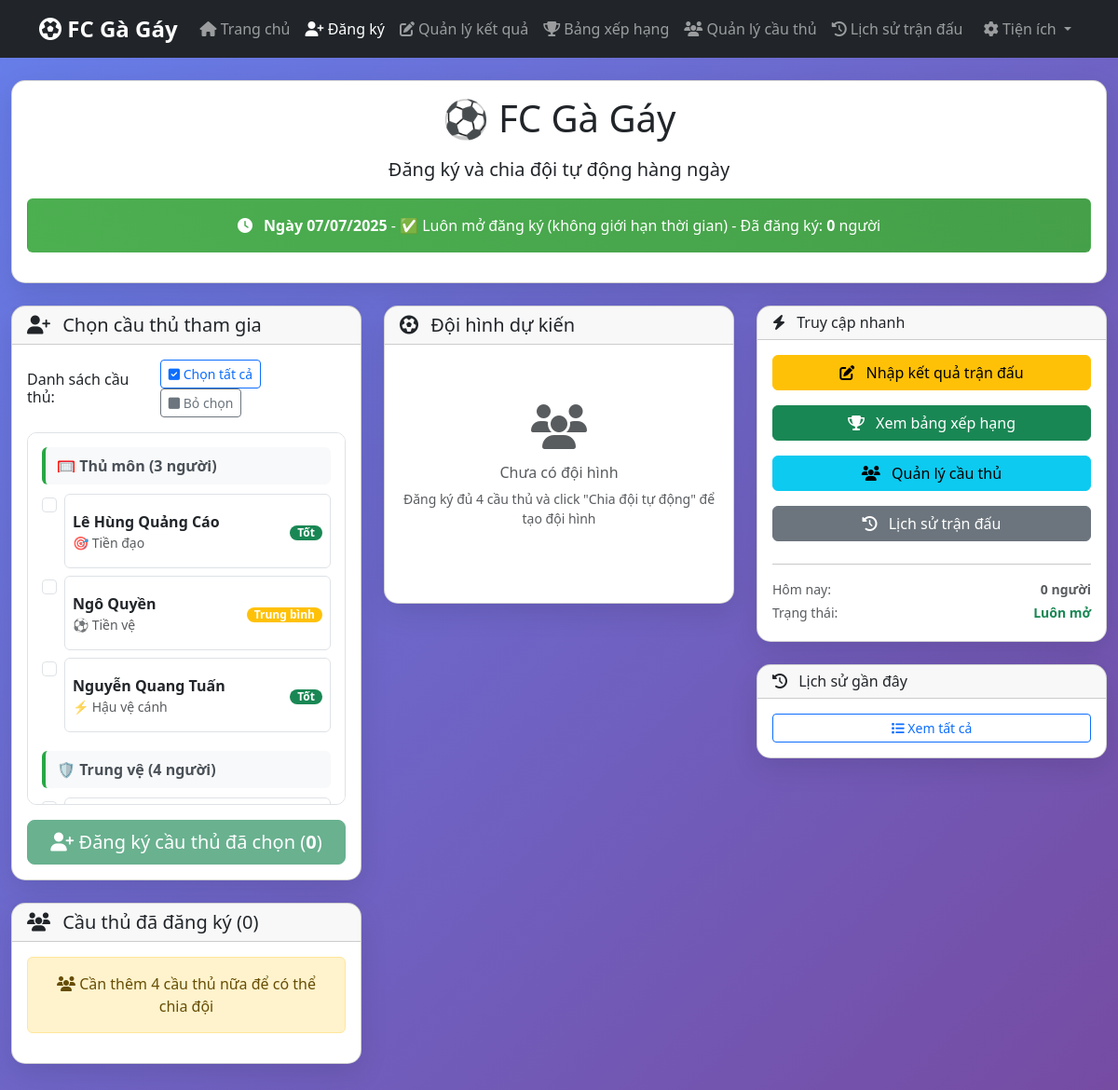
/register.php, run on the app's committed database.
### tables this page shows
CREATE TABLE players (
    id INT AUTO_INCREMENT PRIMARY KEY,
    name VARCHAR(100) NOT NULL,
    main_position ENUM('Thủ môn', 'Trung vệ', 'Hậu vệ cánh', 'Tiền vệ', 'Tiền đạo') NOT NULL,
    secondary_position ENUM('Thủ môn', 'Trung vệ', 'Hậu vệ cánh', 'Tiền vệ', 'Tiền đạo'),
    main_skill ENUM('Tốt', 'Trung bình', 'Yếu') NOT NULL,
    secondary_skill ENUM('Tốt', 'Trung bình', 'Yếu'),
    total_points INT DEFAULT 0,
    total_matches INT DEFAULT 0,
    total_wins INT DEFAULT 0,
    total_goals INT DEFAULT 0,
    total_assists INT DEFAULT 0,
    created_at TIMESTAMP DEFAULT CURRENT_TIMESTAMP,
    updated_at TIMESTAMP DEFAULT CURRENT_TIMESTAMP ON UPDATE CURRENT_TIMESTAMP
);

### register.php (the view, shortened to what the rows shown need)
<?php
require_once 'config.php';
$pdo = DB::getInstance();
$currentDate = getCurrentDate();
$stmt = $pdo->prepare("
    SELECT p.*, dr.registered_at
    FROM players p
    JOIN daily_registrations dr ON p.id = dr.player_id
    WHERE dr.registration_date = ?
    ORDER BY dr.registered_at ASC
");
$stmt->execute([$currentDate]);
$registeredPlayers = $stmt->fetchAll();
$stmt = $pdo->query("SELECT * FROM players ORDER BY name");
$allPlayers = $stmt->fetchAll();
?>
<!DOCTYPE html>
<html lang="vi">
<head>
    <link href="https://cdn.jsdelivr.net/npm/bootstrap@5.3.0/dist/css/bootstrap.min.css" rel="stylesheet">
    <link href="https://cdnjs.cloudflare.com/ajax/libs/font-awesome/6.4.0/css/all.min.css" rel="stylesheet">
</head>
<body class="gradient-bg">
    <div class="container-fluid py-4">
        <div class="card card-custom mb-4">
            <div class="card-body text-center">
                <h1 class="mb-3">⚽ FC Gà Gáy</h1>
            </div>
        </div>
        <div class="row">
            <div class="col-lg-4">
                <div class="card card-custom mb-4">
                    <div class="card-body">
                        <div class="players-grid">
                            <?php
                            $unregisteredPlayers = [];
                            foreach ($allPlayers as $player) {
                                $isRegistered = array_filter($registeredPlayers, function($rp) use ($player) {
                                    return $rp['id'] == $player['id'];
                                });
                                if (!$isRegistered) {
                                    $unregisteredPlayers[$player['main_position']][] = $player;
                                }
                            }
                            ?>
                            <?php foreach (['Thủ môn', 'Trung vệ', 'Hậu vệ cánh', 'Tiền vệ', 'Tiền đạo'] as $position): ?>
                                <?php if (isset($unregisteredPlayers[$position])): ?>
                                    <div class="position-group">
                                        <div class="position-title">
                                            <?= formatPosition($position) ?> (<?= count($unregisteredPlayers[$position]) ?> người)
                                        </div>
                                        <div class="row g-2">
                                            <?php foreach ($unregisteredPlayers[$position] as $player): ?>
                                                <div class="col-12">
                                                    <div class="form-check">
                                                        <input class="form-check-input player-checkbox"
                                                               type="checkbox"
                                                               value="<?= $player['id'] ?>"
                                                               id="player_<?= $player['id'] ?>">
                                                        <label class="form-check-label" for="player_<?= $player['id'] ?>">
                                                            <div class="player-select-card p-2 border rounded d-flex justify-content-between align-items-center">
                                                                <div>
                                                                    <div class="fw-bold"><?= htmlspecialchars($player['name']) ?></div>
                                                                    <div class="small text-muted">
                                                                        <?= $player['secondary_position'] ? formatPosition($player['secondary_position']) : 'Không có vị trí phụ' ?>
                                                                    </div>
                                                                </div>
                                                                <div>
                                                                    <?php $skill = formatSkill($player['main_skill']); ?>
                                                                    <span class="badge bg-<?= $skill['color'] ?> skill-badge">
                                                                        <?= $skill['text'] ?>
                                                                    </span>
                                                                </div>
                                                            </div>
                                                        </label>
                                                    </div>
                                                </div>
                                            <?php endforeach; ?>
                                        </div>
                                    </div>
                                <?php endif; ?>
                            <?php endforeach; ?>
                        </div>
                    </div>
                </div>
            </div>
        </div>
    </div>
</body>
</html>

### data on the page
players: name "Lê Hùng Quảng Cáo", secondary_position "🎯 Tiền đạo", main_skill "Tốt"
players: name "Ngô Quyền", secondary_position "⚽ Tiền vệ", main_skill "Trung bình"
players: name "Nguyễn Quang Tuấn", secondary_position "⚡ Hậu vệ cánh", main_skill "Tốt"

### other printed values
date('d/m/Y', strtotime($currentDate)) "07/07/2025"
count($registeredPlayers) "0"
formatPosition($position) "🥅 Thủ môn"
count($unregisteredPlayers[$position]) "3"
formatPosition($position) "🛡️ Trung vệ"
count($unregisteredPlayers[$position]) "4"
MIN_PLAYERS - count($registeredPlayers) "4"
MIN_PLAYERS "4"
